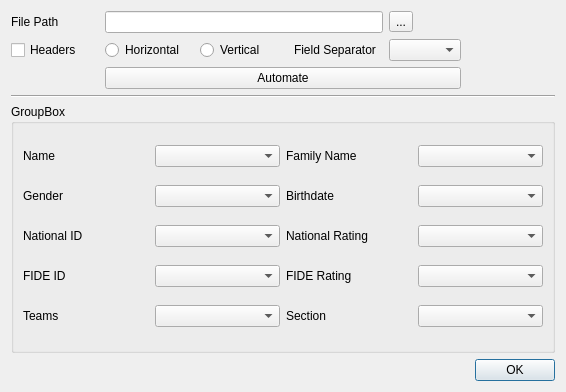
<?xml version="1.0" encoding="UTF-8"?>
<ui version="4.0">
 <class>AddGroupDialog</class>
 <widget class="QDialog" name="AddGroupDialog">
  <property name="geometry">
   <rect>
    <x>0</x>
    <y>0</y>
    <width>566</width>
    <height>392</height>
   </rect>
  </property>
  <property name="windowTitle">
   <string>Dialog</string>
  </property>
  <layout class="QGridLayout" name="gridLayout_2">
   <item row="1" column="0">
    <widget class="QDialogButtonBox" name="buttonBox">
     <property name="orientation">
      <enum>Qt::Orientation::Horizontal</enum>
     </property>
     <property name="standardButtons">
      <set>QDialogButtonBox::StandardButton::Ok</set>
     </property>
    </widget>
   </item>
   <item row="0" column="0">
    <layout class="QGridLayout" name="gridLayout" columnstretch="0,0,0,0,0,0" columnminimumwidth="0,0,0,0,0,0">
     <item row="1" column="3">
      <widget class="QLabel" name="fieldSepLabel">
       <property name="text">
        <string>Field Separator</string>
       </property>
      </widget>
     </item>
     <item row="1" column="1">
      <widget class="QRadioButton" name="hRadioButton">
       <property name="text">
        <string>Horizontal</string>
       </property>
      </widget>
     </item>
     <item row="0" column="1" colspan="3">
      <widget class="QLineEdit" name="filePathEdit"/>
     </item>
     <item row="3" column="0" colspan="6">
      <widget class="Line" name="line">
       <property name="orientation">
        <enum>Qt::Orientation::Horizontal</enum>
       </property>
      </widget>
     </item>
     <item row="1" column="2">
      <widget class="QRadioButton" name="vRadioButton">
       <property name="text">
        <string>Vertical</string>
       </property>
      </widget>
     </item>
     <item row="1" column="0">
      <widget class="QCheckBox" name="headersCheckBox">
       <property name="text">
        <string>Headers</string>
       </property>
      </widget>
     </item>
     <item row="0" column="0">
      <widget class="QLabel" name="filePathLabel">
       <property name="text">
        <string>File Path</string>
       </property>
      </widget>
     </item>
     <item row="4" column="0" colspan="6">
      <widget class="QGroupBox" name="groupBox">
       <property name="title">
        <string>GroupBox</string>
       </property>
       <layout class="QGridLayout" name="gridLayout_3">
        <item row="3" column="3">
         <widget class="QComboBox" name="fideRtgComboBox"/>
        </item>
        <item row="0" column="2">
         <widget class="QLabel" name="famNameLabel">
          <property name="text">
           <string>Family Name</string>
          </property>
         </widget>
        </item>
        <item row="1" column="1">
         <widget class="QComboBox" name="genderComboBox"/>
        </item>
        <item row="2" column="2">
         <widget class="QLabel" name="natRtgLabel">
          <property name="text">
           <string>National Rating</string>
          </property>
         </widget>
        </item>
        <item row="2" column="3">
         <widget class="QComboBox" name="natRtgComboBox"/>
        </item>
        <item row="3" column="2">
         <widget class="QLabel" name="fideRtgLabel">
          <property name="text">
           <string>FIDE Rating</string>
          </property>
         </widget>
        </item>
        <item row="1" column="3">
         <widget class="QComboBox" name="birthDateComboBox"/>
        </item>
        <item row="0" column="1">
         <widget class="QComboBox" name="nameComboBox"/>
        </item>
        <item row="2" column="0">
         <widget class="QLabel" name="natIdLabel">
          <property name="text">
           <string>National ID</string>
          </property>
         </widget>
        </item>
        <item row="1" column="2">
         <widget class="QLabel" name="birthDateLabel">
          <property name="text">
           <string>Birthdate</string>
          </property>
         </widget>
        </item>
        <item row="1" column="0">
         <widget class="QLabel" name="genderLabel">
          <property name="text">
           <string>Gender</string>
          </property>
         </widget>
        </item>
        <item row="2" column="1">
         <widget class="QComboBox" name="natIdComboBox"/>
        </item>
        <item row="3" column="0">
         <widget class="QLabel" name="fideIdLabel">
          <property name="text">
           <string>FIDE ID</string>
          </property>
         </widget>
        </item>
        <item row="3" column="1">
         <widget class="QComboBox" name="fideIdComboBox"/>
        </item>
        <item row="0" column="3">
         <widget class="QComboBox" name="famNameComboBox"/>
        </item>
        <item row="0" column="0">
         <widget class="QLabel" name="nameLabel">
          <property name="text">
           <string>Name</string>
          </property>
         </widget>
        </item>
        <item row="4" column="1">
         <widget class="QComboBox" name="teamsComboBox"/>
        </item>
        <item row="4" column="2">
         <widget class="QLabel" name="sectionLabel">
          <property name="text">
           <string>Section</string>
          </property>
         </widget>
        </item>
        <item row="4" column="3">
         <widget class="QComboBox" name="sectionComboBox"/>
        </item>
        <item row="4" column="0">
         <widget class="QLabel" name="teamsLabel">
          <property name="text">
           <string>Teams</string>
          </property>
         </widget>
        </item>
       </layout>
      </widget>
     </item>
     <item row="0" column="4">
      <widget class="QToolButton" name="toolButton">
       <property name="text">
        <string>...</string>
       </property>
       <property name="autoRaise">
        <bool>false</bool>
       </property>
      </widget>
     </item>
     <item row="1" column="4">
      <widget class="QComboBox" name="fieldSepComboBox"/>
     </item>
     <item row="2" column="1" colspan="4">
      <widget class="QPushButton" name="autoButton">
       <property name="text">
        <string>Automate</string>
       </property>
      </widget>
     </item>
    </layout>
   </item>
  </layout>
 </widget>
 <resources/>
 <connections>
  <connection>
   <sender>buttonBox</sender>
   <signal>accepted()</signal>
   <receiver>AddGroupDialog</receiver>
   <slot>accept()</slot>
   <hints>
    <hint type="sourcelabel">
     <x>248</x>
     <y>254</y>
    </hint>
    <hint type="destinationlabel">
     <x>157</x>
     <y>274</y>
    </hint>
   </hints>
  </connection>
  <connection>
   <sender>buttonBox</sender>
   <signal>rejected()</signal>
   <receiver>AddGroupDialog</receiver>
   <slot>reject()</slot>
   <hints>
    <hint type="sourcelabel">
     <x>316</x>
     <y>260</y>
    </hint>
    <hint type="destinationlabel">
     <x>286</x>
     <y>274</y>
    </hint>
   </hints>
  </connection>
 </connections>
</ui>
